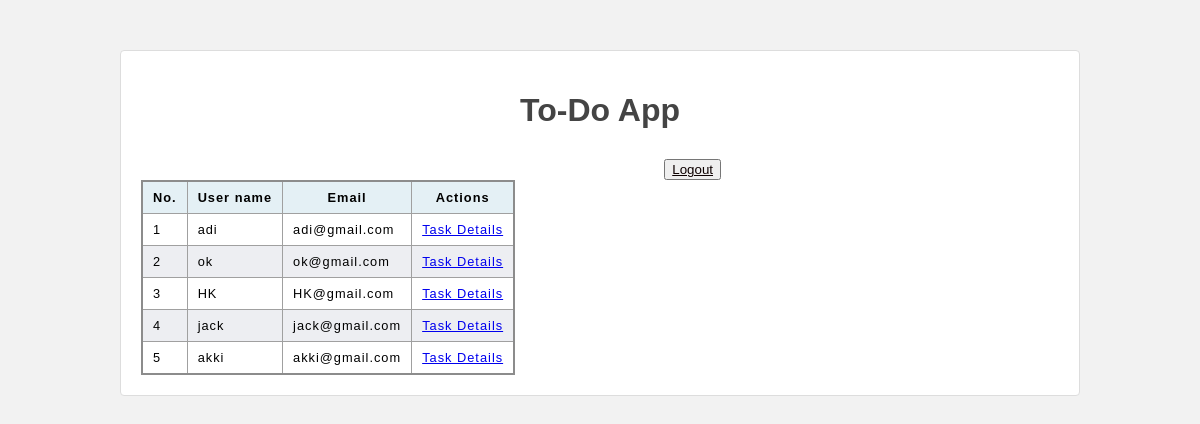
/adminDash (signed in), run on an earlier commit of the app's database.
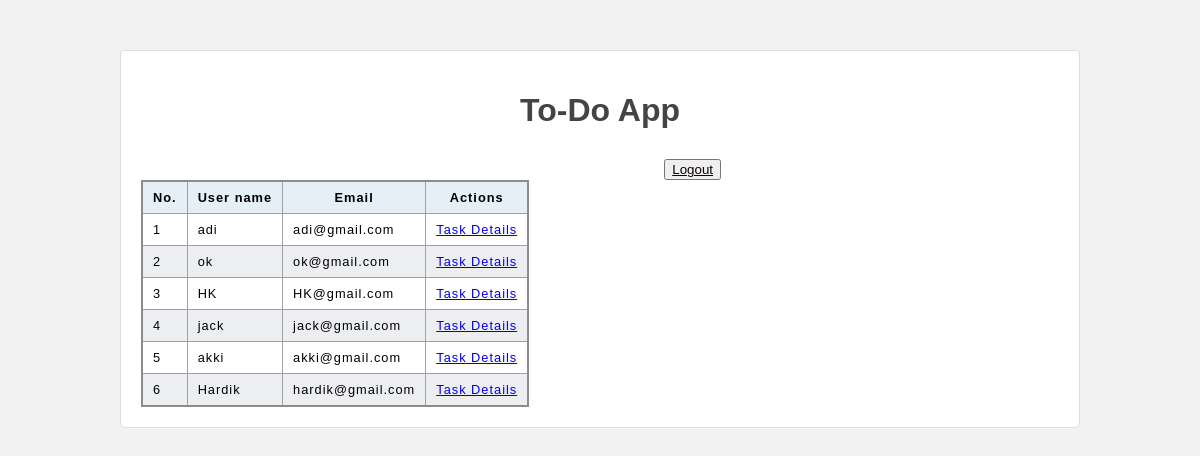
And on a later commit of the database.
### todo/models.py (models this page shows, shortened)
class Person(models.Model):
    id = models.AutoField(primary_key=True)
    name = models.CharField(max_length=200)
    email = models.EmailField(max_length=500, unique=True)
    password = models.CharField(max_length=500)

### todo/views.py (the view)
# urls.py: path('adminDash', views.adminDash, name='adminDash'),
@login_required
def adminDash(request):
    if request.session['email']:
        users = Person.objects.all()
        return render(request, 'admindashbord.html', {'users': users})
    else:
        return redirect('login')

### todo/templates/admindashbord.html (shortened to what this page needs)
<!DOCTYPE html>
<html lang="en">
<head>
</head>
<body>
    <div class="container">
        <h1>To-Do App</h1>
        <div>
            <button class="btn btn-primary  btn-lg px-3 mb-0 gradient-custom" type="submit" style="margin-left: 57%;"><a href="{% url 'logout' %}" style="color: rgb(13, 1, 1);">Logout</a></button>
        </div>
        <table class="table mb-4">
            <thead>
                <tr>
                    <th> No.</th>
                    <th> User name</th>
                    <th> Email</th>
                    <th> Actions</th>
                </tr>
            </thead>
            <tbody>
                {% for user in users %}
                <tr>
                    <td>{{ forloop.counter }}</td>
                    <td>{{ user.name }}</td>
                    <td>{{ user.email }}</td>
                    <td>
                        <a href="{% url 'display' user.id %}" class="btn btn-danger gradient-custom">Task Details</a>
                    </td>
                </tr>
                {% endfor %}
            </tbody>
        </table>
    </div>
</body>
</html>

### todo/templates/admindashbord.html (style rules this page uses)
* { box-sizing: border-box; }
body { font-family: Arial, sans-serif; background-color: #f2f2f2; margin: 0; }
table { border-collapse: collapse; border: 2px solid rgb(140 140 140); font-family: sans-serif; font-size: 0.8rem; letter-spacing: 1px; }
thead, tfoot { background-color: rgb(228 240 245); }
th, td { border: 1px solid rgb(160 160 160); padding: 8px 10px; }
td:last-of-type { text-align: center; }
tbody > tr:nth-of-type(even) { background-color: rgb(237 238 242); }
.container { width: 80%; margin: 50px auto; background-color: #fff; padding: 20px; border: 1px solid #ddd; border-radius: 4px; }
.container h1 { text-align: center; margin-bottom: 30px; color: #444; }

What changed in the data, as far as the page shows it:
added Person: name "Hardik", email "hardik@gmail.com"
